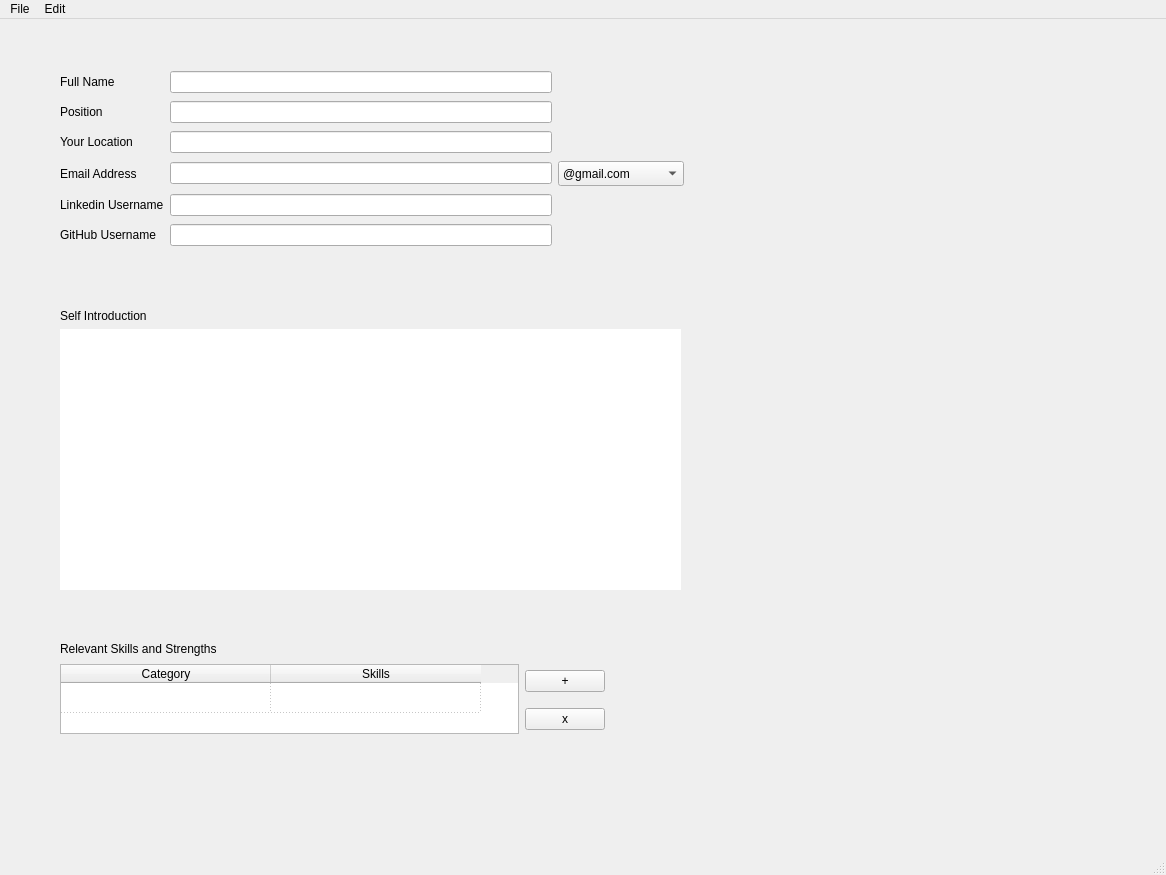
<?xml version="1.0" encoding="UTF-8"?>
<ui version="4.0">
 <class>CVgen</class>
 <widget class="QMainWindow" name="CVgen">
  <property name="geometry">
   <rect>
    <x>0</x>
    <y>0</y>
    <width>1166</width>
    <height>875</height>
   </rect>
  </property>
  <property name="windowTitle">
   <string>CV-gen</string>
  </property>
  <widget class="QWidget" name="centralwidget">
   <widget class="QWidget" name="layoutWidget">
    <property name="geometry">
     <rect>
      <x>60</x>
      <y>50</y>
      <width>624</width>
      <height>182</height>
     </rect>
    </property>
    <layout class="QGridLayout" name="BasicInfo">
     <property name="sizeConstraint">
      <enum>QLayout::SetNoConstraint</enum>
     </property>
     <item row="1" column="0">
      <widget class="QLabel" name="lbl_position">
       <property name="text">
        <string>Position</string>
       </property>
      </widget>
     </item>
     <item row="1" column="1">
      <widget class="QLineEdit" name="txt_position">
       <property name="text">
        <string/>
       </property>
      </widget>
     </item>
     <item row="3" column="2">
      <widget class="QComboBox" name="email_opt">
       <property name="minimumSize">
        <size>
         <width>86</width>
         <height>25</height>
        </size>
       </property>
       <item>
        <property name="text">
         <string>@gmail.com</string>
        </property>
       </item>
       <item>
        <property name="text">
         <string>@icloud.com</string>
        </property>
       </item>
       <item>
        <property name="text">
         <string>@yahoo.com</string>
        </property>
       </item>
       <item>
        <property name="text">
         <string>@protonmail.com</string>
        </property>
       </item>
       <item>
        <property name="text">
         <string>None</string>
        </property>
       </item>
      </widget>
     </item>
     <item row="0" column="1">
      <widget class="QLineEdit" name="txt_name"/>
     </item>
     <item row="3" column="1">
      <widget class="QLineEdit" name="txt_email"/>
     </item>
     <item row="3" column="0">
      <widget class="QLabel" name="lbl_email">
       <property name="text">
        <string>Email Address</string>
       </property>
      </widget>
     </item>
     <item row="0" column="0">
      <widget class="QLabel" name="lbl_name">
       <property name="text">
        <string>Full Name</string>
       </property>
      </widget>
     </item>
     <item row="4" column="0">
      <widget class="QLabel" name="lbl_linkd">
       <property name="text">
        <string>Linkedin Username</string>
       </property>
      </widget>
     </item>
     <item row="2" column="1">
      <widget class="QLineEdit" name="txt_loc"/>
     </item>
     <item row="2" column="0">
      <widget class="QLabel" name="lbl_loc">
       <property name="text">
        <string>Your Location</string>
       </property>
      </widget>
     </item>
     <item row="4" column="1">
      <widget class="QLineEdit" name="txt_linkd">
       <property name="text">
        <string/>
       </property>
       <property name="readOnly">
        <bool>false</bool>
       </property>
      </widget>
     </item>
     <item row="5" column="0">
      <widget class="QLabel" name="lbl_gith">
       <property name="text">
        <string>GitHub Username</string>
       </property>
      </widget>
     </item>
     <item row="5" column="1">
      <widget class="QLineEdit" name="txt_gith"/>
     </item>
    </layout>
   </widget>
   <widget class="QWidget" name="layoutWidget">
    <property name="geometry">
     <rect>
      <x>60</x>
      <y>290</y>
      <width>621</width>
      <height>281</height>
     </rect>
    </property>
    <layout class="QVBoxLayout" name="SelfIntro">
     <item>
      <widget class="QLabel" name="lbl_intro">
       <property name="text">
        <string>Self Introduction</string>
       </property>
      </widget>
     </item>
     <item>
      <widget class="QTextEdit" name="txt_intro">
       <property name="inputMethodHints">
        <set>Qt::ImhNone</set>
       </property>
       <property name="frameShape">
        <enum>QFrame::NoFrame</enum>
       </property>
       <property name="lineWidth">
        <number>1</number>
       </property>
       <property name="horizontalScrollBarPolicy">
        <enum>Qt::ScrollBarAsNeeded</enum>
       </property>
       <property name="lineWrapMode">
        <enum>QTextEdit::NoWrap</enum>
       </property>
      </widget>
     </item>
    </layout>
   </widget>
   <widget class="QWidget" name="layoutWidget">
    <property name="geometry">
     <rect>
      <x>60</x>
      <y>620</y>
      <width>545</width>
      <height>95</height>
     </rect>
    </property>
    <layout class="QGridLayout" name="Skills">
     <item row="0" column="0" colspan="2">
      <widget class="QLabel" name="lbl_skills">
       <property name="text">
        <string>Relevant Skills and Strengths</string>
       </property>
      </widget>
     </item>
     <item row="1" column="0" rowspan="2">
      <widget class="QTableWidget" name="tbl_skills">
       <property name="frameShape">
        <enum>QFrame::StyledPanel</enum>
       </property>
       <property name="frameShadow">
        <enum>QFrame::Plain</enum>
       </property>
       <property name="horizontalScrollBarPolicy">
        <enum>Qt::ScrollBarAsNeeded</enum>
       </property>
       <property name="sizeAdjustPolicy">
        <enum>QAbstractScrollArea::AdjustToContents</enum>
       </property>
       <property name="autoScroll">
        <bool>true</bool>
       </property>
       <property name="autoScrollMargin">
        <number>17</number>
       </property>
       <property name="horizontalScrollMode">
        <enum>QAbstractItemView::ScrollPerPixel</enum>
       </property>
       <property name="showGrid">
        <bool>true</bool>
       </property>
       <property name="gridStyle">
        <enum>Qt::DotLine</enum>
       </property>
       <property name="wordWrap">
        <bool>false</bool>
       </property>
       <property name="cornerButtonEnabled">
        <bool>true</bool>
       </property>
       <property name="rowCount">
        <number>1</number>
       </property>
       <attribute name="horizontalHeaderVisible">
        <bool>true</bool>
       </attribute>
       <attribute name="horizontalHeaderCascadingSectionResizes">
        <bool>false</bool>
       </attribute>
       <attribute name="horizontalHeaderDefaultSectionSize">
        <number>210</number>
       </attribute>
       <attribute name="horizontalHeaderHighlightSections">
        <bool>true</bool>
       </attribute>
       <attribute name="verticalHeaderVisible">
        <bool>false</bool>
       </attribute>
       <attribute name="verticalHeaderHighlightSections">
        <bool>true</bool>
       </attribute>
       <attribute name="verticalHeaderShowSortIndicator" stdset="0">
        <bool>false</bool>
       </attribute>
       <row>
        <property name="text">
         <string>row1</string>
        </property>
       </row>
       <column>
        <property name="text">
         <string>Category</string>
        </property>
       </column>
       <column>
        <property name="text">
         <string>Skills</string>
        </property>
       </column>
       <item row="0" column="1">
        <property name="text">
         <string/>
        </property>
       </item>
      </widget>
     </item>
     <item row="1" column="1">
      <widget class="QPushButton" name="btn_add_row">
       <property name="toolTip">
        <string extracomment="Add Row">Add Row</string>
       </property>
       <property name="text">
        <string>+</string>
       </property>
      </widget>
     </item>
     <item row="2" column="1">
      <widget class="QPushButton" name="btn_rm_row">
       <property name="toolTip">
        <string>Remove Last Row</string>
       </property>
       <property name="text">
        <string>x</string>
       </property>
      </widget>
     </item>
    </layout>
   </widget>
  </widget>
  <widget class="QMenuBar" name="menubar">
   <property name="geometry">
    <rect>
     <x>0</x>
     <y>0</y>
     <width>1166</width>
     <height>22</height>
    </rect>
   </property>
   <widget class="QMenu" name="menuFile">
    <property name="title">
     <string>File</string>
    </property>
    <addaction name="separator"/>
    <addaction name="actionNew"/>
    <addaction name="actionOpen"/>
    <addaction name="separator"/>
    <addaction name="actionsave"/>
    <addaction name="actionsave_as"/>
    <addaction name="separator"/>
    <addaction name="actionQuit"/>
   </widget>
   <widget class="QMenu" name="menuEdit">
    <property name="title">
     <string>Edit</string>
    </property>
    <addaction name="actionUndo"/>
    <addaction name="actionRedo"/>
    <addaction name="separator"/>
   </widget>
   <addaction name="menuFile"/>
   <addaction name="menuEdit"/>
  </widget>
  <widget class="QStatusBar" name="statusbar"/>
  <action name="actionsave">
   <property name="text">
    <string>Save</string>
   </property>
  </action>
  <action name="actionsave_as">
   <property name="text">
    <string>Save As</string>
   </property>
  </action>
  <action name="actionNew">
   <property name="text">
    <string>New</string>
   </property>
  </action>
  <action name="actionOpen">
   <property name="text">
    <string>Open</string>
   </property>
  </action>
  <action name="actionQuit">
   <property name="text">
    <string>Quit</string>
   </property>
  </action>
  <action name="actionUndo">
   <property name="text">
    <string>Undo</string>
   </property>
  </action>
  <action name="actionRedo">
   <property name="text">
    <string>Redo</string>
   </property>
  </action>
 </widget>
 <resources/>
 <connections/>
</ui>
